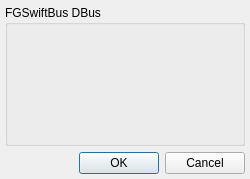
<?xml version="1.0" encoding="UTF-8"?>
<ui version="4.0">
 <class>CSimulatorFlightgearConfigWindow</class>
 <widget class="QWidget" name="CSimulatorFlightgearConfigWindow">
  <property name="minimumSize">
   <size>
    <width>250</width>
    <height>150</height>
   </size>
  </property>
  <property name="windowTitle">
   <string>FlightGear plugin settings</string>
  </property>
  <layout class="QGridLayout" name="gl_ConfigWindow">
   <property name="leftMargin">
    <number>5</number>
   </property>
   <property name="topMargin">
    <number>5</number>
   </property>
   <property name="rightMargin">
    <number>5</number>
   </property>
   <property name="bottomMargin">
    <number>5</number>
   </property>
   <property name="horizontalSpacing">
    <number>2</number>
   </property>
   <item row="1" column="0">
    <widget class="QDialogButtonBox" name="bb_OkCancel">
     <property name="standardButtons">
      <set>QDialogButtonBox::Cancel|QDialogButtonBox::Ok</set>
     </property>
     <property name="centerButtons">
      <bool>false</bool>
     </property>
    </widget>
   </item>
   <item row="0" column="0">
    <widget class="QGroupBox" name="gb_dbus">
     <property name="title">
      <string>FGSwiftBus DBus</string>
     </property>
     <layout class="QVBoxLayout" name="verticalLayout">
      <item>
       <widget class="swift::gui::components::CDBusServerAddressSelector" name="comp_SettingsFGSwiftBus">
        <property name="minimumSize">
         <size>
          <width>0</width>
          <height>100</height>
         </size>
        </property>
       </widget>
      </item>
     </layout>
    </widget>
   </item>
  </layout>
 </widget>
 <customwidgets>
  <customwidget>
   <class>swift::gui::components::CDBusServerAddressSelector</class>
   <extends>QFrame</extends>
   <header>gui/components/dbusserveraddressselector.h</header>
   <container>1</container>
  </customwidget>
 </customwidgets>
 <resources/>
 <connections/>
</ui>
